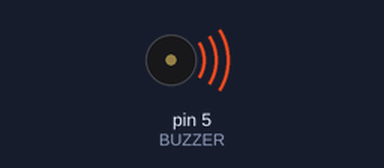
This sketch was run on a simulated Arduino Uno, built with avr-gcc and run on an emulated ATmega328P. Shown: buzzer (waves = sounding).

Above: at 0.5 s.
Timing chart, 0 to 4.6 s (numbered marks = the images above):
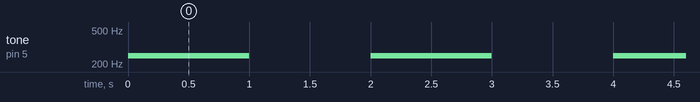

Measured:
- by itself, tone on pin 5 (BUZZER): alternates 250 Hz for 1.0 s and silent for 1.0 s

The sketch:

buzzer.ino
```cpp
#define BUZZER 5

void setup() {
  // put your setup code here, to run once:
  pinMode(BUZZER, OUTPUT);

}

void loop() {
  // put your main code here, to run repeatedly:
  tone(BUZZER, 250);
  delay(1000);
  noTone(BUZZER);
  delay(1000);
}
```
